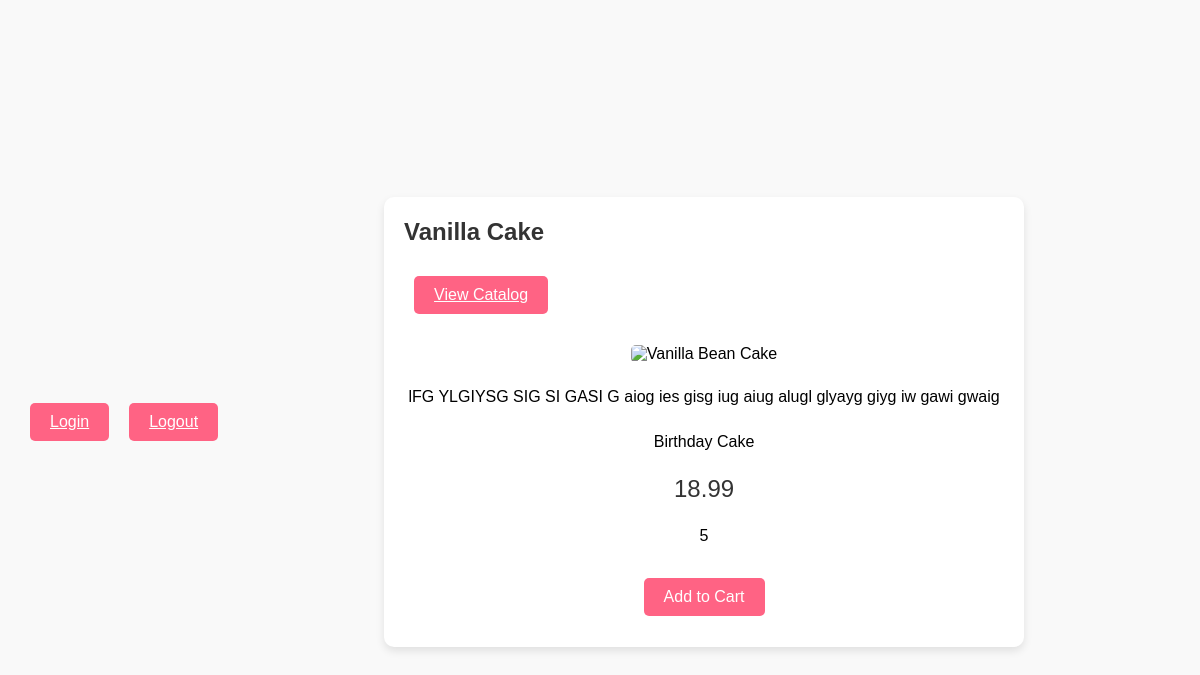
/Cake/details/1, run on the app's committed database.
### tables this page shows
CREATE TABLE `product` (
  `product_id` int(11) NOT NULL,
  `name` varchar(255) NOT NULL,
  `type` varchar(100) NOT NULL,
  `price` decimal(10,2) NOT NULL,
  `details` text NOT NULL,
  `quantity` int(11) NOT NULL,
  `image_path` varchar(255) NOT NULL
);

### app/core/Controller.php (called while the page is built, shortened)
<?php
class Controller{
	function view($name, $data=null){
		include('app/views/' . $name . '.php');
	}
}

### app/controllers/Cake.php (called while the page is built, shortened)
<?php
class Cake extends \app\core\Controller {
    public function details($product_id) {
        $productModel = new \app\models\Product();
        $product = $productModel->get($product_id);
        $this->view('Product/details', $product);
    }
}

### app/core/App.php (called while the page is built, shortened)
<?php
class App{
    private $routes = [];
    public function addRoute($url,$handler){
        $url = preg_replace('/{([^\/]+)}/', '(?<$1>[^\/]+)', $url);
        $this->routes[$url] = $handler;
    }
    public function resolve($url){
        $matches = [];
        foreach ($this->routes as $routePattern => $controllerMethod) {
            if(preg_match("#^$routePattern$#", $url, $matches)){
                $namedParams = array_filter($matches,
                    function($key) {
                        return !is_numeric($key);
                    }
                    , ARRAY_FILTER_USE_KEY);
                return [$controllerMethod, $namedParams];
            }
        }
        return false;
    }
    function __construct(){
        $url = $_GET['url'];
        [$controllerMethod, $namedParams] = $this->resolve($url);
        [$controller,$method] = explode(',', $controllerMethod);
        $controllerInstance = new $controller();
        call_user_func_array([$controllerInstance, $method], $namedParams);
    }
}

### index.php (called while the page is built, shortened)
<?php
new App();

### app/models/Product.php (called while the page is built, shortened)
<?php
class Product extends \app\core\Model{
    public function get($product_id){
        $SQL = 'SELECT * FROM product WHERE product_id = :product_id';
        $STMT = self::$_conn->prepare($SQL);
        $STMT->execute(['product_id' => $product_id]);
        $STMT->setFetchMode(PDO::FETCH_CLASS, 'app\models\Product');
        return $STMT->fetch();
    }
}

### app/core/autoload.php (called while the page is built, shortened)
<?php
spl_autoload_register(
    function($class_name){
        $class_name = str_replace('\\', DIRECTORY_SEPARATOR, $class_name);
        if(file_exists($class_name.'.php')){
            return true;
        }
        else
        {
            return false;
        }
    }
);

### app/core/Model.php (called while the page is built, shortened)
<?php
class Model{
	public function __construct(){
		$host = 'localhost';
		$dbname = 'cakedb';
		$user = 'root';
		$pass = '';
	}
}

### app/views/Product/details.php (the view, shortened to what this page needs)
<html lang="en">
<head>
    <link rel="stylesheet" href="\css\base.css">
    <link rel="stylesheet" href="\css\product.css">
</head>
<body>
    <a href="/User/login" class="add-to-cart-btn">Login</a>
    <a href="/User/logout" class="add-to-cart-btn">Logout</a>
    <div class="container product-details">
        <h2><?= $data->name ?></h2>
        <a href="/Cake/catalog" class="add-to-cart-btn">View Catalog</a>
        <div class="product-image">
            <img src="../../../common/images/deluxe-chocolate-cake.jpg" alt="Vanilla Bean Cake">
        </div>
        <div class="product-info">
            <p class="description"><?= $data->details ?></p>
            <p class="description"><?= $data->type ?></p>
            <p class="price"><?= $data->price ?></p>
            <p class="description"><?= $data->quantity ?></p>
            <button class="add-to-cart-btn">Add to Cart</button>
        </div>
    </div>
</body>
</html>

### css/base.css (style rules this page uses)
* { margin: 1px 0px; }
body, h1, h2, h3, p, form, input, button, a { font-family: 'Arial', sans-serif; }
body { font-family: 'Arial', sans-serif; background-color: #f9f9f9; display: flex; justify-content: center; align-items: center; padding: 20px; height: 100vh; }
.container { background-color: #fff; padding: 20px; border-radius: 10px; margin: 20px auto; width: 80%; max-width: 600px; box-shadow: 0 4px 8px rgba(0, 0, 0, 0.1); }
h2 { margin-bottom: 20px; color: #333; }

### css/product.css (style rules this page uses)
.product-details .product-image { text-align: center; margin: 20px 0; }
.product-details .product-image img { max-width: 100%; height: auto; border-radius: 5px; }
.product-details .product-info { text-align: center; }
.product-details .description { margin: 20px 0; line-height: 1.6; }
.product-details .price { font-size: 1.5em; color: #333; margin: 20px 0; }
.add-to-cart-btn { padding: 10px 20px; margin: 10px; background-color: #ff6384; color: white; border: none; border-radius: 5px; cursor: pointer; font-size: 16px; display: inline-block; }
.product-info { margin-top: 1rem; }

### data on the page
product: name "Vanilla Cake", details "lFG YLGIYSG SIG SI GASI G aiog ies gisg iug aiug alugl glyayg giyg iw gawi gwaig", type "Birthday Cake", price "18.99", quantity "5"
